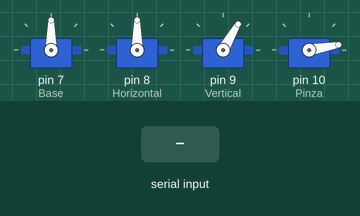
This sketch was run on a simulated Arduino Uno, built with avr-gcc and run on an emulated ATmega328P. Shown: 4 × servo. The test bench sets the inputs (shaded band). What the sketch prints to the serial monitor is not drawn.

Above: at 1.2 s.
1.3 s: "d" received over Serial
At 2.5 s:
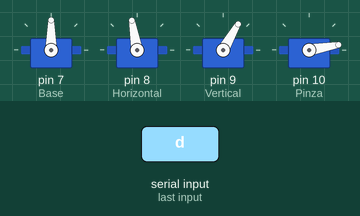
2.8 s: "a" received over Serial
At 3.8 s:
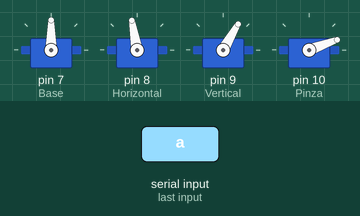
4.3 s: "i" received over Serial
At 5.1 s:
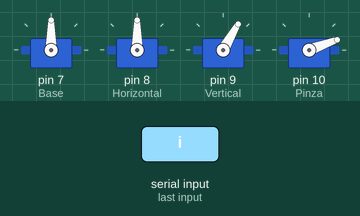
5.8 s: "s" received over Serial
At 6.4 s:
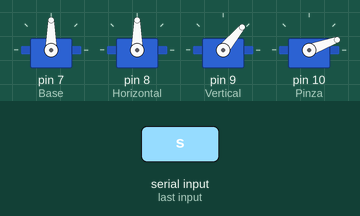
7.3 s: "c" received over Serial
At 7.7 s:
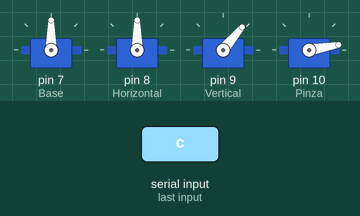
8.8 s: "h" received over Serial
At 10.2 s:
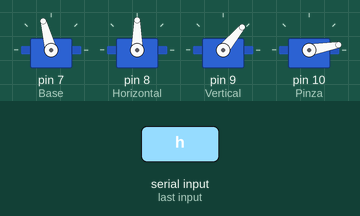
Timing chart, 0 to 11.3 s (numbered marks = the images above; inputs shaded):
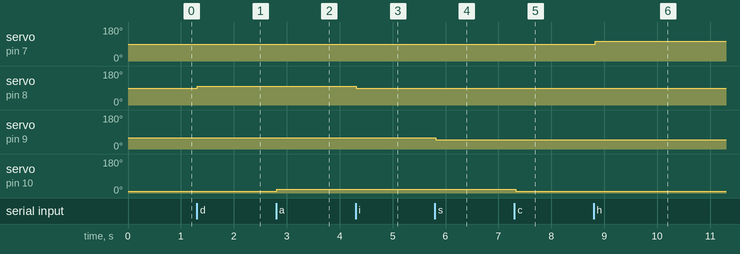

Measured:
- after the input at 1.3 s, servo on pin 8 (Horizontal): 90° → 100° at once
- after the input at 2.8 s, servo on pin 10 (Pinza): 10° → 20° at once
- after the input at 4.3 s, servo on pin 8 (Horizontal): 100° → 90° at once
- after the input at 5.8 s, servo on pin 9 (Vertical): 60° → 50° at once
- after the input at 7.3 s, servo on pin 10 (Pinza): 20° → 10° at once
- after the input at 8.8 s, servo on pin 7 (Base): 90° → 105° at once

The sketch:

Brazo4Servos.ino
```cpp
/*
Brazo robótico controlado por aplicacion Arduino bluetooth controller
Descripcion= Este codigo esta diseñado para un tipo de brazo robotico, el cual iene movimientos limitados.
Este brazo no pude estirrse de forma diagonal. El movimiento permitido para su mecania es en movimiento de L
Fecha= 05/02/2020
Autor= Brigitte Oviedo
*/

#include <Servo.h> //Incluye Librería Servo
//Nombrando los servos a trabajar
Servo Base;
Servo Horizontal;
Servo Vertical;
Servo Pinza;

int ang1 = 90 ; // Empezamos en el origen Horizontal
int ang2 =10 ; // Empezamos en el origen Pinza
int ang3 =60 ; // Empezamos en el origen Vertical
int ang4 = 90 ; // Empezamos en el origen Base

char estado; //Caracter recibido por bluetooth

void setup()
{
  Serial.begin(9600);
  Base.attach(7); // Conectar servo1 al pin 7
  Horizontal.attach(8); // Conectar servo2 al pin 8
  Vertical.attach(9); // Conectar servo3 al pin 9
  Pinza.attach(10); // Conectar servo4 al pin 1
}

void loop ()
{
  if(Serial.available()){ //Si se detecta la conexion por bluetooth
      estado = Serial.read(); // Se lee el caracter mandado desde el Celular

    if(estado == 'd'){
      ang1 = ang1 + 10; // Aumenta 10 grados
      Serial.print(ang1); // Se envia el valor al monitor serial
    }
    else if(estado == 'i'){
      ang1 = ang1 - 10; // Disminuye  10 grados
      Serial.print(ang1); // Se envia el valor al monitor serial
    }

    ang1 = constrain(ang1,75,150); // Se limita los valores de los angulos de la Horizontal

    if(estado == 'a'){
      ang2 = ang2 + 10; // Aumenta 10 grados
      Serial.print(ang2); // Se envia el valor al monitor serial
    }
    else if(estado == 'c'){
      ang2 = ang2 - 10; // Disminuye  10 grados
      Serial.print(ang2); // Se envia el valor al monitor serial
    }

    ang2 = constrain(ang2,10,110); // Se limita los valores de los angulos de la pinza

    if(estado == 'u'){
      ang3= ang3 + 15; // Aumenta 15 grados
      Serial.print(ang3); // Se envia el valor al monitor serial
    }
    else if(estado == 's'){
      ang3 = ang3 - 15; // Disminuye  15 grados
      Serial.print(ang3); // Se envia el valor al monitor serial
    }

    ang3 = constrain(ang3,50,140); // Se limita los valores de los angulos de la Vertical

    if(estado == 'h'){
      ang4= ang4 + 15; // Aumenta 15 grados
      Serial.print(ang4); // Se envia el valor al monitor serial
    }
    else if(estado == 'g'){
      ang4 = ang4 - 15; // Disminuye  15 grados
      Serial.print(ang4); // Se envia el valor al monitor serial

    }

    ang4 = constrain(ang4,0,180); // Se limita los valores de los angulos de la base
  }

  Base.write(ang4); //Se ingresa el valor de "Angulo" en la Base
  Pinza.write(ang2); //Se ingresa el valor de "Angulo" en el pinza
  Vertical.write(ang3); //Se ingresa el valor de "Angulo" en Vertical
  Horizontal.write(ang1); //Se ingresa el valor de "Angulo" en Horizontal
  delay(100); // tiempo de espera

}
```
